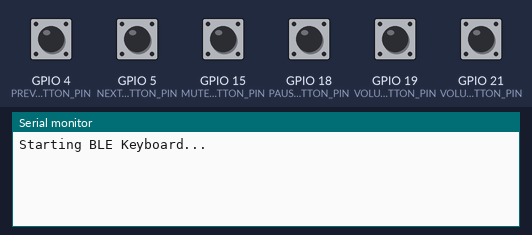
This sketch was run on a simulated ESP32. Shown: the last lines printed to the serial monitor. Inputs (shaded band) come from the test bench; at power-on: GPIO 4 (PREV_TRACK_BUTTON_PIN), GPIO 5 (NEXT_TRACK_BUTTON_PIN), GPIO 15 (MUTE_BUTTON_PIN), GPIO 18 (PAUSE_PLAY_BUTTON_PIN), GPIO 19 (VOLUME_UP_BUTTON_PIN), GPIO 21 (VOLUME_DOWN_BUTTON_PIN) HIGH. USB keyboard and mouse output is not drawn.

Above: at 1.2 s.
1.3 s: GPIO 4 (PREV_TRACK_BUTTON_PIN) pulled LOW for 0.15 s
At 2.1 s:
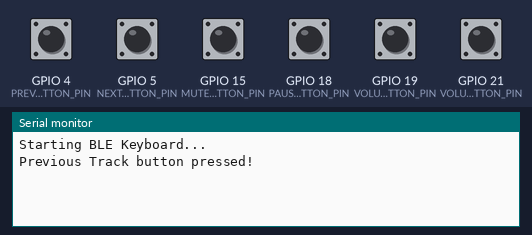
2.9 s: GPIO 5 (NEXT_TRACK_BUTTON_PIN) pulled LOW for 0.15 s
At 3.5 s:
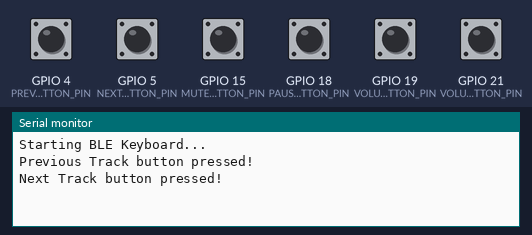
4.5 s: GPIO 15 (MUTE_BUTTON_PIN) pulled LOW for 0.15 s
At 5.7 s:
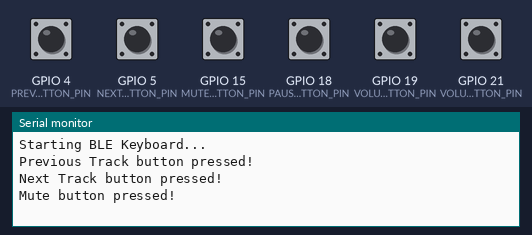
6.1 s: GPIO 18 (PAUSE_PLAY_BUTTON_PIN) pulled LOW for 0.15 s
At 6.9 s:
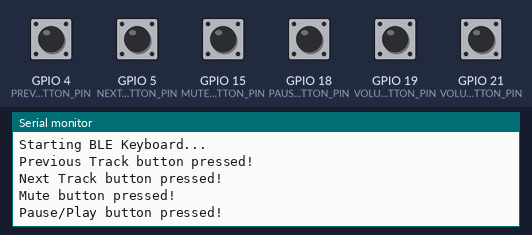
7.7 s: GPIO 19 (VOLUME_UP_BUTTON_PIN) pulled LOW for 0.15 s
At 8.3 s:
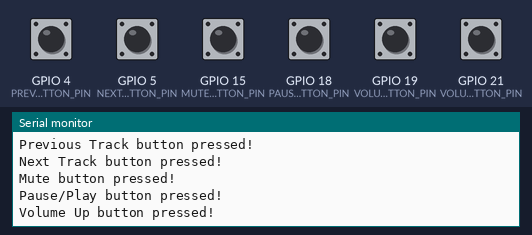
9.3 s: GPIO 21 (VOLUME_DOWN_BUTTON_PIN) pulled LOW for 0.15 s
At 10.6 s:
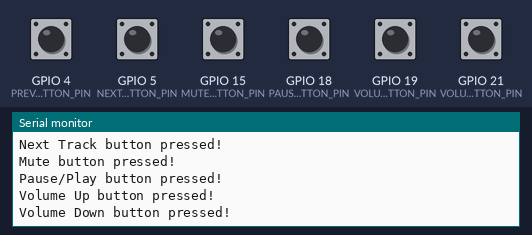

The sketch:

BTMediaControl.ino
```cpp
#include <BleKeyboard.h>

// Create a BLE Keyboard object
BleKeyboard bleKeyboard;

// Define GPIO pins for buttons
#define MUTE_BUTTON_PIN 15
#define PREV_TRACK_BUTTON_PIN 4
#define NEXT_TRACK_BUTTON_PIN 5
#define PAUSE_PLAY_BUTTON_PIN 18
#define VOLUME_UP_BUTTON_PIN 19
#define VOLUME_DOWN_BUTTON_PIN 21

void setup() {
  // Configure button pins with internal pull-up resistors
  pinMode(MUTE_BUTTON_PIN, INPUT_PULLUP);
  pinMode(PREV_TRACK_BUTTON_PIN, INPUT_PULLUP);
  pinMode(NEXT_TRACK_BUTTON_PIN, INPUT_PULLUP);
  pinMode(PAUSE_PLAY_BUTTON_PIN, INPUT_PULLUP);
  pinMode(VOLUME_UP_BUTTON_PIN, INPUT_PULLUP);
  pinMode(VOLUME_DOWN_BUTTON_PIN, INPUT_PULLUP);

  Serial.begin(115200);

  // Initialize BLE Keyboard
  Serial.println("Starting BLE Keyboard...");
  bleKeyboard.begin();
}

void loop() {
  if (bleKeyboard.isConnected()) { // Check if Bluetooth is connected

    // Check if Mute button is pressed
    if (digitalRead(MUTE_BUTTON_PIN) == LOW) {
      Serial.println("Mute button pressed!");
      bleKeyboard.write(KEY_MEDIA_MUTE);
      delay(300); // Debounce
    }

    // Check if Previous Track button is pressed
    if (digitalRead(PREV_TRACK_BUTTON_PIN) == LOW) {
      Serial.println("Previous Track button pressed!");
      bleKeyboard.write(KEY_MEDIA_PREVIOUS_TRACK);
      delay(300); // Debounce
    }

    // Check if Next Track button is pressed
    if (digitalRead(NEXT_TRACK_BUTTON_PIN) == LOW) {
      Serial.println("Next Track button pressed!");
      bleKeyboard.write(KEY_MEDIA_NEXT_TRACK);
      delay(300); // Debounce
    }

    // Check if Pause/Play button is pressed
    if (digitalRead(PAUSE_PLAY_BUTTON_PIN) == LOW) {
      Serial.println("Pause/Play button pressed!");
      bleKeyboard.write(' '); // Spacebar key for YouTube compatibility
      delay(300); // Debounce
    }

    // Check if Volume Up button is pressed
    if (digitalRead(VOLUME_UP_BUTTON_PIN) == LOW) {
      Serial.println("Volume Up button pressed!");
      bleKeyboard.write(KEY_MEDIA_VOLUME_UP);
      delay(300); // Debounce
    }

    // Check if Volume Down button is pressed
    if (digitalRead(VOLUME_DOWN_BUTTON_PIN) == LOW) {
      Serial.println("Volume Down button pressed!");
      bleKeyboard.write(KEY_MEDIA_VOLUME_DOWN);
      delay(300); // Debounce
    }
  }

  delay(10); // Small delay for stability
}
```

Measured:
- after the input at 1.3 s, the serial monitor: prints a new line at once (image 1)
- after the input at 2.9 s, the serial monitor: prints a new line at once (image 2)
- after the input at 4.5 s, the serial monitor: prints a new line at once (image 3)
- after the input at 6.1 s, the serial monitor: prints a new line at once (image 4)
- after the input at 7.7 s, the serial monitor: prints a new line at once (image 5)
- after the input at 9.3 s, the serial monitor: prints a new line at once (image 6)
